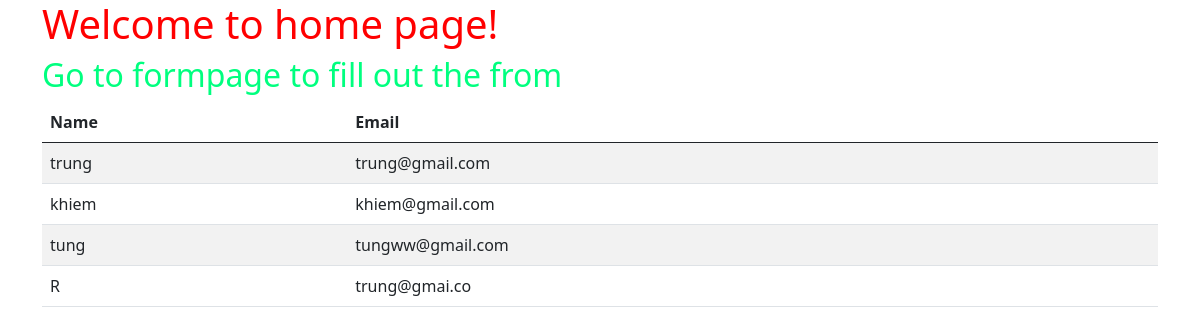
/basic_app/index, run on the app's committed database.
### first_app/models.py (models this page shows, shortened)
class FormUser(models.Model):
    name = models.CharField(max_length=200)
    email = models.CharField(max_length=200)
    text = models.CharField(max_length=200)

### first_app/views.py (the view)
# urls.py: path("basic_app/index",views.list_fUser,name='bsindex'),
def list_fUser(request):
    user_list = FormUser.objects.all()
    stt_list = {'access':user_list}
    return render(request,'basic_app/index.html', context=stt_list)

### first_app/Templates/basic_app/index.html (shortened to what this page needs)
<!DOCTYPE html>
{% load static %}
<html lang="en">
<head>
    <link href="https://cdn.jsdelivr.net/npm/bootstrap@5.0.2/dist/css/bootstrap.min.css" rel="stylesheet"
>
</head>
<body>
    <div class="container">
        <h1 style="color: red;">Welcome to home page!</h1>
        <h2 style="color: springgreen;">Go to formpage to fill out the from </h2>
    </div>
    <div class="container">
        {% if access %}
        <table class="table table-striped">
            <thead>
                <th>Name</th>
                <th>Email</th>
            </thead>
            {% for acc in access %}
            <tr>
                <td>{{acc.name}}</td>
                <td>{{acc.email}}</td>
            </tr>
            {% endfor %}
        </table>
        {% else %}
        <p>NO ACCESS RECORDS FOUND!</p>
        {% endif %}
    </div>
</body>
</html>

### data on the page
FormUser: name "trung", email "trung@gmail.com"
FormUser: name "khiem", email "khiem@gmail.com"
FormUser: name "tung", email "tungww@gmail.com"
FormUser: name "R", email "trung@gmai.co"
